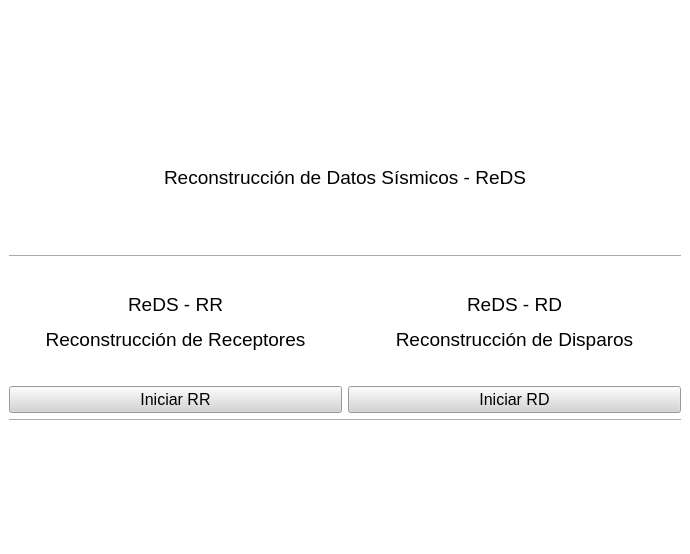
<?xml version="1.0" encoding="UTF-8"?>
<ui version="4.0">
 <class>MainWindow</class>
 <widget class="QMainWindow" name="MainWindow">
  <property name="geometry">
   <rect>
    <x>0</x>
    <y>0</y>
    <width>690</width>
    <height>554</height>
   </rect>
  </property>
  <property name="sizePolicy">
   <sizepolicy hsizetype="Preferred" vsizetype="Preferred">
    <horstretch>0</horstretch>
    <verstretch>0</verstretch>
   </sizepolicy>
  </property>
  <property name="maximumSize">
   <size>
    <width>690</width>
    <height>16777215</height>
   </size>
  </property>
  <property name="windowTitle">
   <string>ReDS</string>
  </property>
  <property name="windowIcon">
   <iconset>
    <normaloff>C:/Users/USUARIO/.designer/assets/icons/g868.ico</normaloff>C:/Users/USUARIO/.designer/assets/icons/g868.ico</iconset>
  </property>
  <widget class="QWidget" name="centralwidget">
   <property name="maximumSize">
    <size>
     <width>690</width>
     <height>16777215</height>
    </size>
   </property>
   <property name="styleSheet">
    <string notr="true">background-color: rgb(255, 255, 255);</string>
   </property>
   <layout class="QVBoxLayout" name="verticalLayout_2">
    <item>
     <widget class="QLabel" name="logoLabel">
      <property name="text">
       <string/>
      </property>
      <property name="pixmap">
       <pixmap>../assets/logos/logo_a.png</pixmap>
      </property>
      <property name="scaledContents">
       <bool>false</bool>
      </property>
     </widget>
    </item>
    <item>
     <widget class="QLabel" name="text1Label">
      <property name="text">
       <string>&lt;html&gt;&lt;head/&gt;&lt;body&gt;&lt;p align=&quot;center&quot;&gt;&lt;span style=&quot; font-size:14pt;&quot;&gt;Reconstrucción de Datos Sísmicos - ReDS&lt;/span&gt;&lt;/p&gt;&lt;p&gt;&lt;/br&gt;&lt;/p&gt;&lt;/body&gt;&lt;/html&gt;</string>
      </property>
      <property name="textFormat">
       <enum>Qt::RichText</enum>
      </property>
     </widget>
    </item>
    <item>
     <widget class="Line" name="line">
      <property name="orientation">
       <enum>Qt::Horizontal</enum>
      </property>
     </widget>
    </item>
    <item>
     <layout class="QHBoxLayout" name="horizontalLayout_3">
      <item>
       <widget class="QLabel" name="label_4">
        <property name="text">
         <string>&lt;html&gt;&lt;head/&gt;&lt;body&gt;&lt;p align=&quot;center&quot;&gt;&lt;span style=&quot; font-size:14pt;&quot;&gt;ReDS - RR&lt;/span&gt;&lt;/p&gt;&lt;p align=&quot;center&quot;&gt;&lt;span style=&quot; font-size:14pt;&quot;&gt;Reconstrucción de Receptores&lt;/span&gt;&lt;/p&gt;&lt;/body&gt;&lt;/html&gt;</string>
        </property>
        <property name="textFormat">
         <enum>Qt::RichText</enum>
        </property>
       </widget>
      </item>
      <item>
       <widget class="QLabel" name="label_3">
        <property name="text">
         <string>&lt;html&gt;&lt;head/&gt;&lt;body&gt;&lt;p align=&quot;center&quot;&gt;&lt;span style=&quot; font-size:14pt;&quot;&gt;ReDS - RD&lt;/span&gt;&lt;/p&gt;&lt;p align=&quot;center&quot;&gt;&lt;span style=&quot; font-size:14pt;&quot;&gt;Reconstrucción de Disparos&lt;/span&gt;&lt;/p&gt;&lt;/body&gt;&lt;/html&gt;</string>
        </property>
        <property name="textFormat">
         <enum>Qt::RichText</enum>
        </property>
       </widget>
      </item>
     </layout>
    </item>
    <item>
     <layout class="QHBoxLayout" name="horizontalLayout">
      <item>
       <widget class="QPushButton" name="moduleAPushButton">
        <property name="sizePolicy">
         <sizepolicy hsizetype="Minimum" vsizetype="Fixed">
          <horstretch>0</horstretch>
          <verstretch>0</verstretch>
         </sizepolicy>
        </property>
        <property name="font">
         <font>
          <pointsize>12</pointsize>
         </font>
        </property>
        <property name="autoFillBackground">
         <bool>false</bool>
        </property>
        <property name="styleSheet">
         <string notr="true">background-color: rgb(212, 212, 212);</string>
        </property>
        <property name="text">
         <string>Iniciar RR</string>
        </property>
        <property name="flat">
         <bool>false</bool>
        </property>
       </widget>
      </item>
      <item>
       <widget class="QPushButton" name="moduleBPushButton">
        <property name="font">
         <font>
          <pointsize>12</pointsize>
         </font>
        </property>
        <property name="styleSheet">
         <string notr="true">background-color: rgb(212, 212, 212);</string>
        </property>
        <property name="text">
         <string>Iniciar RD</string>
        </property>
       </widget>
      </item>
     </layout>
    </item>
    <item>
     <widget class="Line" name="line_2">
      <property name="orientation">
       <enum>Qt::Horizontal</enum>
      </property>
     </widget>
    </item>
    <item>
     <widget class="QLabel" name="lowerLogoLabel">
      <property name="text">
       <string/>
      </property>
      <property name="pixmap">
       <pixmap>../assets/logos/all_logos3.png</pixmap>
      </property>
      <property name="scaledContents">
       <bool>true</bool>
      </property>
      <property name="alignment">
       <set>Qt::AlignJustify|Qt::AlignVCenter</set>
      </property>
     </widget>
    </item>
   </layout>
  </widget>
 </widget>
 <resources>
  <include location="../assets/assets.qrc"/>
 </resources>
 <connections/>
</ui>
